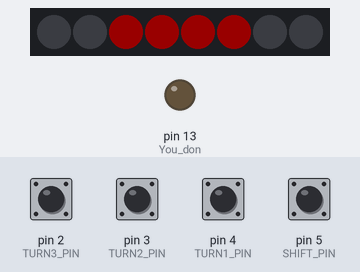
Bench run of a sketch on a simulated Arduino Uno, built with avr-gcc and run on an emulated ATmega328P. Parts: 8 RGB LEDs in strip order, left to right, output pins drawn as LEDs (lit = HIGH). The inputs (shaded band) are chosen by the test bench; at power-on: pin 2 (TURN3_PIN), pin 3 (TURN2_PIN), pin 4 (TURN1_PIN), pin 5 (SHIFT_PIN) HIGH. Dim RGB values are drawn brighter than linear; random numbers use the default seed unless the sketch sets one.

Above: at 2.7 s.
2.8 s: pin 2 (TURN3_PIN) pulled LOW for 1 s
At 4.3 s:
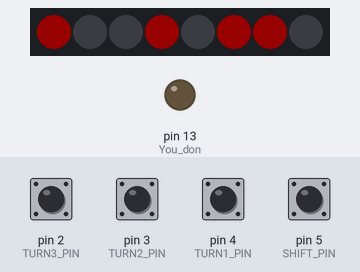
5.3 s: pin 3 (TURN2_PIN) pulled LOW for 0.15 s
At 6.1 s:
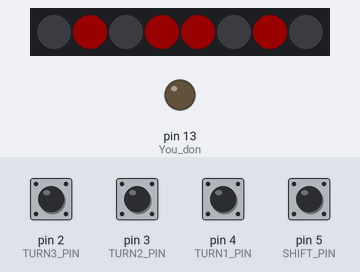
6.9 s: pin 4 (TURN1_PIN) pulled LOW for 0.15 s
At 7.4 s:
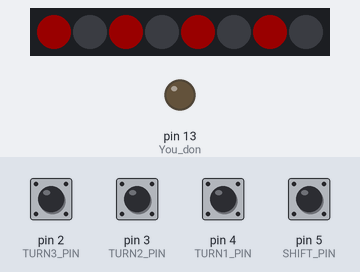
8.5 s: pin 2 (TURN3_PIN) pulled LOW for 0.15 s
At 9.8 s:
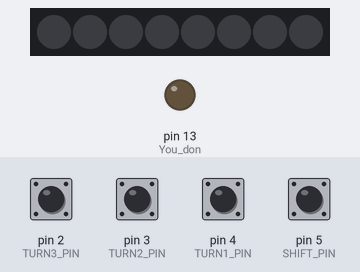
10.1 s: pin 3 (TURN2_PIN) pulled LOW for 1 s
At 12.3 s:
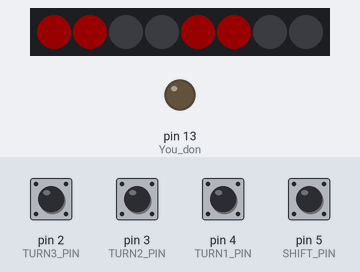
12.6 s: pin 4 (TURN1_PIN) pulled LOW for 1 s
At 14.1 s:
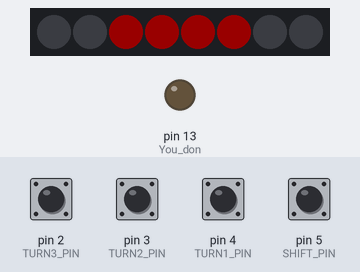
Timing chart, 0 to 15.6 s (numbered marks = the images above; inputs shaded):
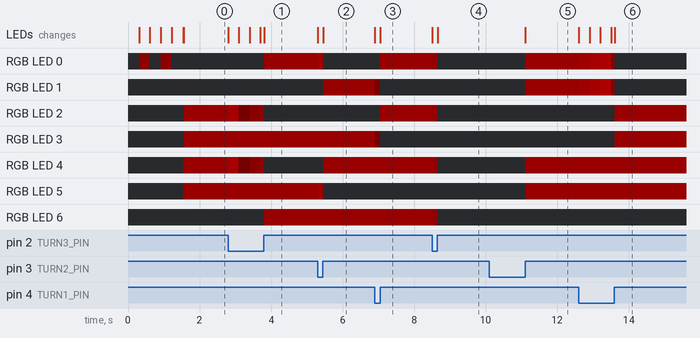

Measured:
- after the input at 2.8 s, RGB LED 0, RGB LED 6: off → RGB(25, 0, 0) after 1.0 s; RGB LED 2, RGB LED 4: RGB(25, 0, 0) → RGB(42, 0, 0) at once, → RGB(1, 0, 0) 0.30 s later, → RGB(10, 0, 0) 0.30 s later, → RGB(20, 0, 0) 0.30 s later, … (5 changes in this stretch); the LEDs: first change at once (image 1 shows a later state)
- after the input at 5.3 s, RGB LED 0, RGB LED 5: RGB(25, 0, 0) → RGB(37, 0, 0) at once, → off 0.15 s later; RGB LED 1, RGB LED 4: off → RGB(25, 0, 0) after 0.15 s; the LEDs: first change at once (image 2 shows a later state)
- after the input at 6.9 s, RGB LED 0, RGB LED 2: off → RGB(25, 0, 0) after 0.15 s; RGB LED 1, RGB LED 3: RGB(25, 0, 0) → RGB(3, 0, 0) at once, → off 0.15 s later; the LEDs: first change at once (image 3 shows a later state)
- after the input at 8.5 s, RGB LED 0, RGB LED 2, RGB LED 4, RGB LED 6: RGB(25, 0, 0) → RGB(19, 0, 0) at once, → off 0.15 s later
- after the input at 10.1 s, RGB LED 0, RGB LED 1, RGB LED 4, RGB LED 5: off → RGB(25, 0, 0) after 1.0 s; the LEDs: change after 1.0 s (image 5)
- after the input at 12.6 s, RGB LED 0, RGB LED 1: RGB(25, 0, 0) → RGB(31, 0, 0) at once, → RGB(40, 0, 0) 0.30 s later, → RGB(50, 0, 0) 0.30 s later, → RGB(9, 0, 0) 0.30 s later, … (5 changes in this stretch); RGB LED 2, RGB LED 3: off → RGB(25, 0, 0) after 1.0 s

The sketch:

octarine.ino
```cpp
#include <FastLED.h> //Library for WS2812 LEDS
#define LED_PIN 11 //WS2812 pin
#define NUM_LEDS 8 //number of LEDs
#define SHIFT_PIN 5 //Shift button
#define TURN1_PIN 4 //1st button
#define TURN2_PIN 3 //2nd button
#define TURN3_PIN 2 //3rd button
CRGB leds[NUM_LEDS]; //object to control LEDs
byte state[NUM_LEDS] = {0, 0, 0, 0, 0, 0, 0, 0}; //Array with colours of the LEDs
byte mask[] = {0b00001111, 0b00110011, 0b01010101}; //Three binary masks for three buttons
CRGB colors[] = {CRGB(0, 0, 0), CRGB(25, 0, 0), CRGB(25, 7, 0), CRGB(25, 22, 0), CRGB(0, 25, 0), CRGB(0, 25, 25), CRGB(0, 0, 25), CRGB(15, 0, 21)};//game colours
byte level; //number of current "world" or level
byte sublevel; //number of current sublevel
byte animationFrame; //number of animation frame (used for some visual effects)
bool btn1_pressed, btn2_pressed, btn3_pressed, shift_pressed; //state of each button
byte animationMask = 0; //binary mask used to animate selected LEDS (may be one of three primary masks or inverted primary masks)

void startLevel();//start next sublevel (the actual function is further)

//Initialization
void setup() {
  //Initializing buttons
  pinMode(SHIFT_PIN, INPUT_PULLUP);
  pinMode(TURN1_PIN, INPUT_PULLUP);
  pinMode(TURN2_PIN, INPUT_PULLUP);
  pinMode(TURN3_PIN, INPUT_PULLUP);
  pinMode(13, OUTPUT); //You don't really need it. Just for debug purposes
  pinMode(LED_PIN, OUTPUT); //Initialize LEDs pin
  FastLED.addLeds<WS2812, LED_PIN, GRB>(leds, NUM_LEDS); //Initialize WS2812
  //Reset level and sublevel
  level = 1;
  sublevel = 1;
  animationFrame = 0; //Reset animation
  randomSeed(analogRead(0));//Initializing RNG
  startLevel();//Now start the level
}

//Update LEDs
void update()
{
  animationFrame++;
  if (animationFrame > 100)
    animationFrame = 0;
  for (byte i = 0; i<NUM_LEDS; i++) //Loop over all the LEDs
    if(animationMask & 1<<i) //if this LED is highlighted (user pressed but not released the button)
      leds[i] = CRGB(colors[state[i]].r*(animationFrame)/50,colors[state[i]].g*(animationFrame)/50,colors[state[i]].b*(animationFrame)/50); //highlighted diode has "pulsing" colour
    else
      leds[i] = colors[state[i]]; //non-selected LED has regular colour
  FastLED.show(); //Update LEDs
}

//What happens when you finished the game (magic)
void gameCompleted()
{
  for(;;)
    for (animationFrame = 0; animationFrame<8; animationFrame++){
      for (byte i = 0; i<NUM_LEDS; i++)
        leds[i] = colors[(i+animationFrame)%7+1];
      FastLED.show();
      delay(40);
    }
}

//Animation when a sublevel is completed
void winAnimation()
{
  //Make all leds blink in world colour several times
  for (animationFrame = 0; animationFrame<255; animationFrame++){
    for (byte i = 0; i<NUM_LEDS; i++)
      leds[i] = CRGB(colors[level].r*(animationFrame%20)/10,colors[level].g*(animationFrame%20)/10,colors[level].b*(animationFrame%20)/10);
    FastLED.show();
    delay(5);
  }
}

//Check if a sublevel is completed
void checkWin()
{
  bool win = true;
  for(byte i = 0; i<NUM_LEDS; i++) //Check all LEDs
    if (state[i]!=level) //If any of them has incorrect colour
      win = false; //then continue playing
  if (win){ //If player finished the sublevel
    winAnimation(); //Show animation
    sublevel++; //and go to next sublevel
    if (sublevel > 8){ //If the world is completed
      sublevel = 1; //reset the sublevel
      level++; //and go to next level (world)
        if (level==8) //If the game is completed
          gameCompleted();
    }
    startLevel();
  }
}

//Make one turn (checkwin should be false if this function is used for colours shuffling at the begining of sublevel)
void turn(byte mask, bool shift, bool checkwin=true)
{
  for (byte i = 0; i < NUM_LEDS; i++) //Loop over all the LEDs
    if ( ( (mask & 1<<i) && (!shift) ) || ( (~mask & 1<<i) && (shift) ) ){ //If LED corresponds the mask
        state[i]++; //switch it's colour to the next one
        if (state[i]>level) //if it's the last colour in this world
          state[i] = 0; //reset to blank colour
      }
  if (checkwin)
    checkWin(); //Check if the sublevel is completed
}

//Shuffle the colours at the beginning of sublevel
void shuffle(byte count)
{
  for (byte i = 0; i < count; i++){
    turn(mask[random(3)],random(5),false); //Choose rangom mask and Shift modifier (5 makes Shift modifier probability asymmetric, it makes previous turn undo less probable)
    update();//Update LEDs
    delay(20);//Delay to make user see shuffle process
  }
  //Chech if all LEDs are accidentally same-coloured
  bool win = true;
  for(byte i = 0; i<NUM_LEDS; i++)
    if (state[i]!=level)
      win = false;
  if(win){ //If so, make another shuffle step to prevent auto-win
    turn(mask[random(3)],random(5),false);
    update();
  }

}

//Staret a sublevel
void startLevel()
{
  //Animation which shows world progress
  for (animationFrame = 0; animationFrame<255; animationFrame++){
    for (byte i = 0; i<NUM_LEDS; i++)
      leds[i] = (i+1<=sublevel) ? CRGB(colors[level].r*(animationFrame%10)/10,colors[level].g*(animationFrame%10)/10,colors[level].b*(animationFrame%10)/10) : colors[0];
    FastLED.show();
    delay(5);
  }
  //Reset LEDs state
  for (byte i = 0; i < NUM_LEDS; i++)
    state[i] = 0;
  shuffle ((level+sublevel)<<2); //Shuffle colours (<<2 means *2)
  //Reset button states
  btn1_pressed = false;
  btn2_pressed = false;
  btn3_pressed = false;
  shift_pressed = false;
  //Reset animation
  animationMask = 0;
  animationFrame = 0;
}

//Main loop
void loop() {
  if(digitalRead(SHIFT_PIN)==LOW) //If button Shift is pressed
    shift_pressed = true; //Turn on the flag
  else
    shift_pressed = false; //Turn off the flag
  if(digitalRead(TURN1_PIN)==LOW){ //If button 1 is pressed
    btn1_pressed = true; //Turn on the flag
    animationMask = (shift_pressed ? ~mask[0] : mask[0]); //Calculate current mask
  }
  else{
    if (btn1_pressed){
      turn(mask[0],shift_pressed);
      animationMask &= (shift_pressed ? mask[0] :~mask[0]); //Calculate current mask
    }
    btn1_pressed = false; //Turn off the flag
  }
  if(digitalRead(TURN2_PIN)==LOW){ //If button 2 is pressed
    btn2_pressed = true; //Turn on the flag
    animationMask = (shift_pressed ? ~mask[1] : mask[1]); //Calculate current mask
  }
  else{
    if (btn2_pressed){
      turn(mask[1],shift_pressed);
      animationMask &= (shift_pressed ? mask[1] :~mask[1]); //Calculate current mask
    }
    btn2_pressed = false; //Turn off the flag
  }
  if(digitalRead(TURN3_PIN)==LOW){ //If button 3 is pressed
    btn3_pressed = true; //Turn on the flag
    animationMask = (shift_pressed ? ~mask[2] : mask[2]); //Calculate current mask
  }
  else{
    if (btn3_pressed){
      turn(mask[2],shift_pressed);
      animationMask &= (shift_pressed ? mask[2] :~mask[2]); //Calculate current mask
    }
    btn3_pressed = false; //Turn off the flag
  }
  update();
}
```
